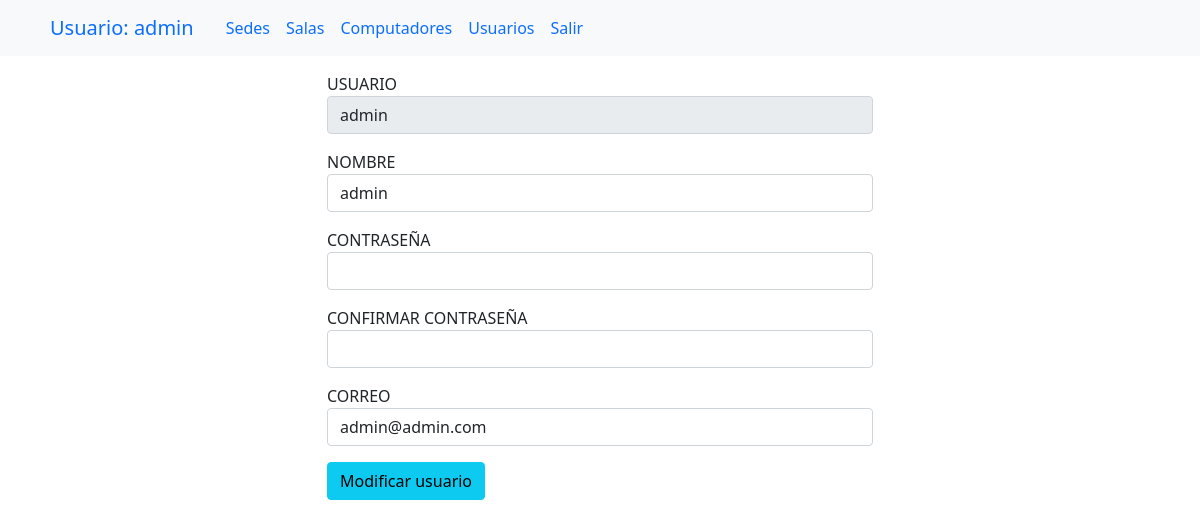
Screenshot of /editarUser.php?username=admin (signed in) with the database file from the repository.
### tables this page shows
CREATE TABLE `usuarios` (
  `NOMBRE` varchar(50) NOT NULL,
  `USERNAME` varchar(20) NOT NULL,
  `PASSWORD` varchar(40) NOT NULL,
  `CORREO` varchar(50) NOT NULL
);

### conexion.php (called while the page is built, shortened)
<?php
class conexion
{
    public function conectar()
    {
        $this->link = new mysqli('localhost', 'root', '', 'crudsalas');
        return $this->link;
    }
}

### editarUser.php (the view, shortened to what this page needs)
<?php
include 'conexion.php';
$con = new conexion();
if (isset($_SESSION['username'])) {
    $usuarioEnSession = $_SESSION['username'];
} else {
    header('location: index.php');
}
$username = $_GET['username'];
$sql = "SELECT * FROM usuarios WHERE username = '$username'";
$resultado = mysqli_query($con->conectar(), $sql);
$consulta = mysqli_fetch_array($resultado);
?>
<html>
<head>
    <link href="https://cdn.jsdelivr.net/npm/bootstrap@5.1.3/dist/css/bootstrap.min.css" rel="stylesheet"
>
</head>
<body>
    <br><br>
    <nav class="navbar navbar-expand-lg navbar-light bg-light fixed-top">
        <div class="container">
            <div class="collapse navbar-collapse" id="navbarSupportedContent">
                <ul class="navbar-nav ml-auto">
                    <li class="nav-item active">
                        <a class="nav-link text-primary navbar-brand" href="inicio.php">Usuario: <?php echo $usuarioEnSession ?></a>
                    </li>
                    <li class="nav-item active">
                        <a class="nav-link text-primary" href="sedes.php">Sedes</a>
                    </li>
                    <li class="nav-item">
                        <a class="nav-link text-primary" href="salas.php">Salas</a>
                    </li>
                    <li class="nav-item">
                        <a class="nav-link text-primary" href="pc.php">Computadores</a>
                    </li>
                    <li class="nav-item">
                        <a class="nav-link text-primary" href="user.php">Usuarios</a>
                    </li>
                    <li class="nav-item">
                        <a class="nav-link text-primary" type="submit" name="salir" href="salir.php">Salir</a>
                    </li>
                </ul>
            </div>
        </div>
    </nav><br>
    <div class="container">
        <div class="row justify-content-center">
            <div class="col-lg-6 mb-4">
                <form action="" method="post" enctype="multipart/form-data">
                    <div class="control-group form-group">
                        <div class="controls">
                            <label>USUARIO</label>
                            <input type="text" class="form-control" id="name" name="usuario" required maxlength="20"
                                value="<?php echo $consulta['USERNAME']; ?>" readonly>
                        </div>
                    </div>
                    <div class="control-group form-group">
                        <div class="controls">
                            <label>NOMBRE</label>
                            <input type="text" class="form-control" id="name" name="nombre" required maxlength="20"
                                value="<?php echo $consulta['NOMBRE']; ?>">
                        </div>
                    </div>
                    <div class="control-group form-group">
                        <div class="controls">
                            <label>CONTRASEÑA</label>
                            <input type="password" class="form-control" id="name" name="password" required
                                maxlength="27">
                        </div>
                    </div>
                    <div class="control-group form-group">
                        <div class="controls">
                            <label>CONFIRMAR CONTRASEÑA</label>
                            <input type="password" class="form-control" id="name" name="confPassword" required
                                maxlength="20">
                        </div>
                    </div>
                    <div class="control-group form-group">
                        <div class="controls">
                            <label>CORREO</label>
                            <input type="text" class="form-control" id="name" name="correo" required maxlength="27"
                                value="<?php echo $consulta['CORREO']; ?>">
                        </div>
                    </div>
                    <button type="submit" class="btn btn-sing-up btn-info" name="modificar">Modificar usuario</button>
                    <br>
                </form>
            </div>
        </div>
        <br>
    </div>
</body>
</html>

### rows the page displays
usuarios: usuario "admin", nombre "admin", correo "admin@admin.com"

### other values shown
$usuarioEnSession "admin"
